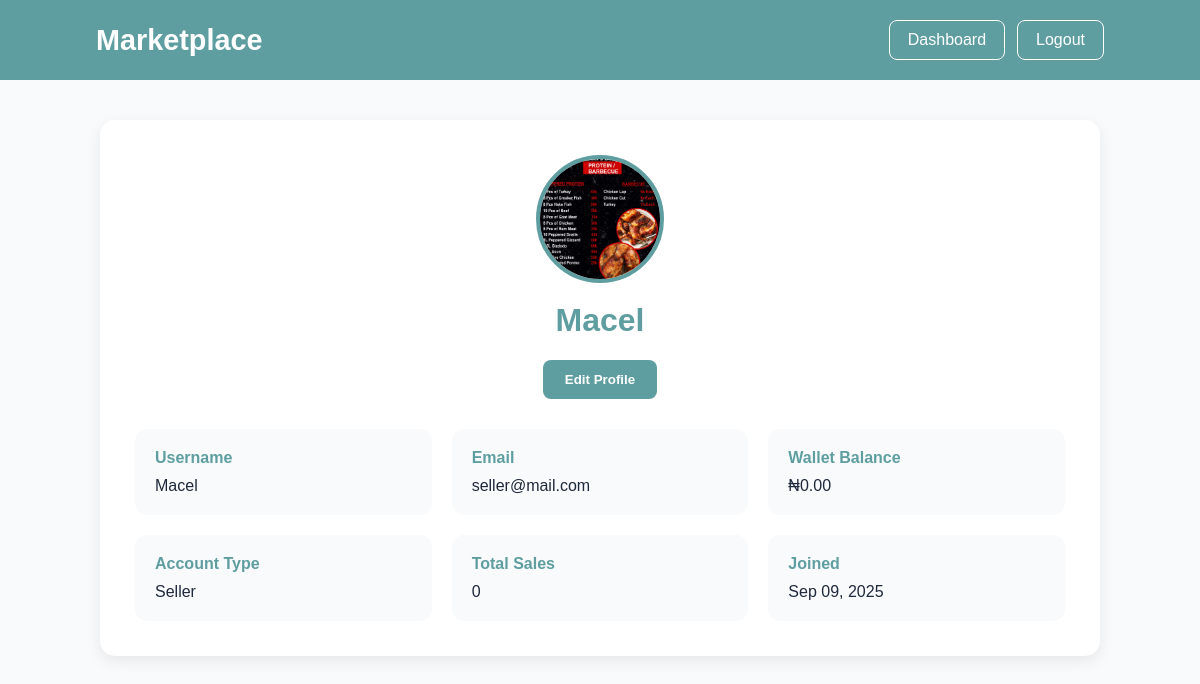
/seller/profile/ (signed in), run on an earlier commit of the app's database.
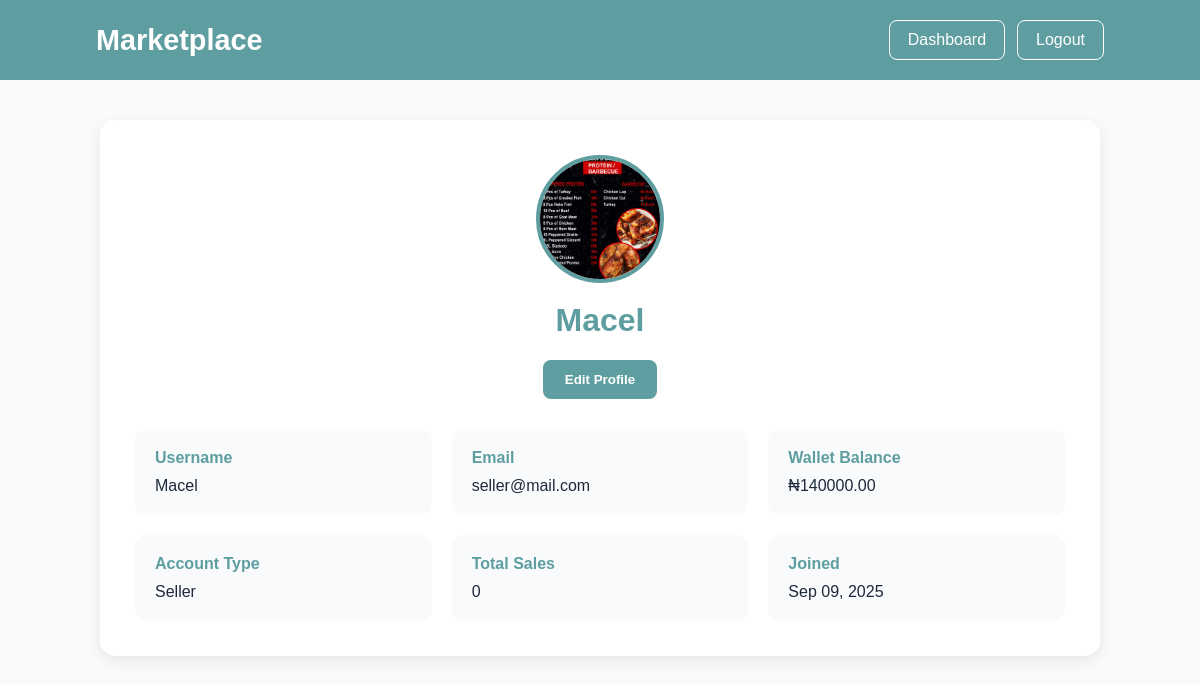
And on a later commit of the database.
### seller/models.py (models this page shows, shortened)
class Seller(models.Model):
    user = models.OneToOneField(User, on_delete=models.CASCADE)
    business_name = models.CharField(max_length=150)
    business_address = models.TextField()
    wallet_balance = models.DecimalField(max_digits=10, decimal_places=2, default=200.00)
    profile_picture = models.ImageField(upload_to='seller_profiles/', blank=True, null=True)

### seller/views.py (the view)
# urls.py: path('profile/', views.profile, name='profile'),
@login_required(login_url='sellerLog')
def profile(request: HttpRequest):
    seller = Seller.objects.get(user=request.user)
    sales_count = Item.objects.filter(seller=seller, is_sold=True).count()
    return render(request, 'Sprofile.html', {'seller': seller, 'sales_count': sales_count})

### seller/templates/Sprofile.html (shortened to what this page needs)
<!DOCTYPE html>
<html lang="en">
<head>
</head>
<body>
<header>
    <div class="logo">Marketplace</div>
    <div class="nav-actions">
        <a href="/sellerDash/" class="nav-btn">Dashboard</a>
        <a href="/Slogout/" class="nav-btn">Logout</a>
    </div>
</header>
<div class="container">
    <div class="profile-card">
        <div class="profile-header">
            {% if seller.profile_picture %}
                <img
                    src="{{ seller.profile_picture.url }}"
                    class="avatar-image"
                    alt="Profile Picture"
                >
            {% else %}
                <div class="avatar">
                    {{ seller.user.username|first|upper }}
                </div>
            {% endif %}
            <h1>{{ seller.user.username }}</h1>
            <button
                class="btn"
                onclick="openEditModal()">
                Edit Profile
            </button>
        </div>
        <div class="info-grid">
            <div class="info-box">
                <h4>Username</h4>
                <p>{{ seller.user.username }}</p>
            </div>
            <div class="info-box">
                <h4>Email</h4>
                <p>{{ seller.user.email }}</p>
            </div>
            <div class="info-box">
                <h4>Wallet Balance</h4>
                <p>₦{{ seller.wallet_balance }}</p>
            </div>
            <div class="info-box">
                <h4>Account Type</h4>
                <p>Seller</p>
            </div>
            <div class="info-box">
                <h4>Total Sales</h4>
                <p>{{ sales_count }}</p>
            </div>
            <div class="info-box">
                <h4>Joined</h4>
                <p>{{ seller.user.date_joined|date:"M d, Y" }}</p>
            </div>
        </div>
    </div>
</div>
</body>
</html>

What changed in the data, as far as the page shows it:
changed Seller "Macel": wallet_balance "0.00" → "140000.00"
